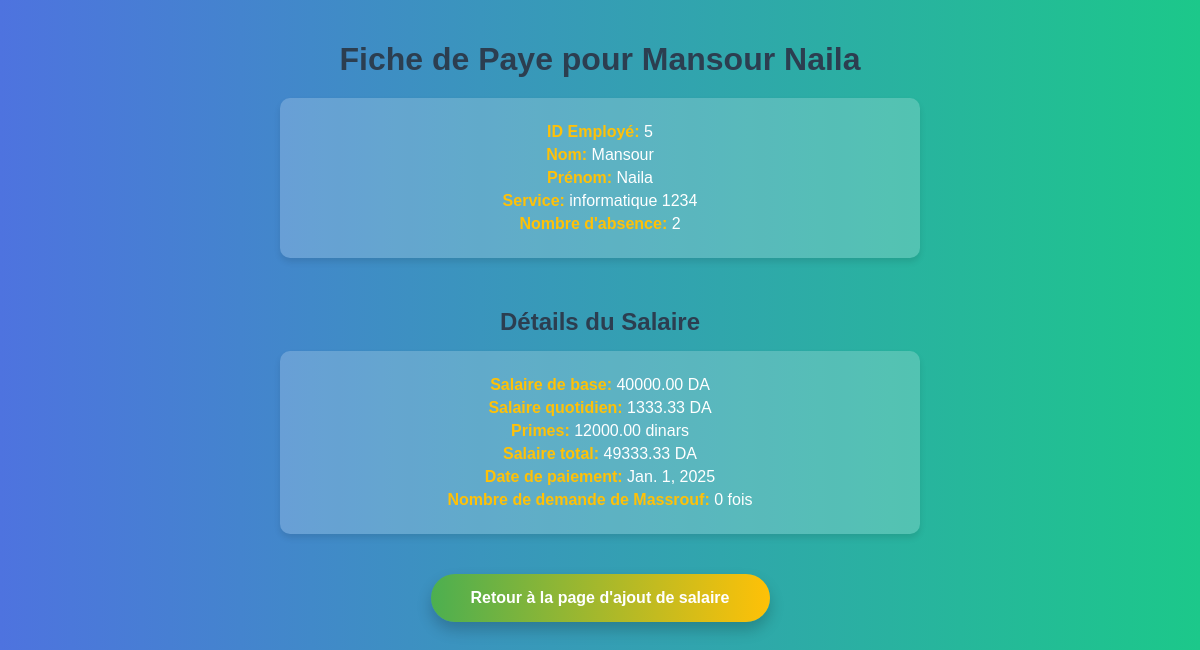
The app's page /main/5/fiche-de-paye with its own data.
### projectapp/models.py (models this page shows, shortened)
class Employe(models.Model):
    CHOICE_SEXE =[('female','female'),('male','male')]
    code = models.CharField(max_length=10, unique=True)
    nom = models.CharField(max_length=100)
    prenom = models.CharField(max_length=100)
    date_naissance = models.DateField()
    date_embauche = models.DateField()
    adresse = models.TextField()
    id_service =  models.ForeignKey(Service,on_delete=models.CASCADE)
    historique_professionnel = models.TextField(blank=True, null=True)
    competences = models.TextField(blank=True, null=True)
    formations = models.TextField(blank=True, null=True)
    solde_conge = models.PositiveIntegerField(default=0)
    droits_conge = models.PositiveIntegerField(default=0)
    nb_absence = models.PositiveIntegerField(default=0)  # Compteur d'absences
    nb_massrouf=models.PositiveIntegerField(default=0)
    sexe=models.CharField(max_length=10,choices=CHOICE_SEXE)

class Service(models.Model):
    nom_service = models.CharField(max_length=100)
    code_service = models.CharField(max_length=10)
    def __str__(self):
        return f"{self.nom_service} {self.code_service}"

class Salaire(models.Model):
    employe = models.OneToOneField(Employe, on_delete=models.CASCADE)
    salaire_base = models.DecimalField(max_digits=10, decimal_places=2)
    salaire_quot = models.DecimalField(max_digits=10, decimal_places=2)
    primes = models.DecimalField(max_digits=10, decimal_places=2, default=0)
    date_paiement = models.DateField()
    salaire_total = models.DecimalField(max_digits=10, decimal_places=2, editable=False)
    nbr_massrouf=models.PositiveIntegerField(default=0)

### projectapp/views.py (the view)
# urls.py: path('<int:pk>/fiche-de-paye', views.afficher_fiche_de_paye, name='afficher_fiche_de_paye'),
def afficher_fiche_de_paye(request, pk):
    try:
        employe = Employe.objects.get(pk=pk)
        salaire = Salaire.objects.get(employe=employe)
    except Employe.DoesNotExist:
        messages.error(request, "L'employé avec l'ID donné n'existe pas.")
        return redirect('employe_non_trouve')
    except Salaire.DoesNotExist:
        messages.error(request, "Aucune fiche de paye trouvée pour cet employé.")
        return redirect('ajouter_salaire', pk=pk)
    return render(request, 'rh/salaires/fiche_de_paye.html', {
        'employe': employe,
        'salaire': salaire
    })

### projectapp/templates/rh/salaires/fiche_de_paye.html (shortened to what this page needs)
<!DOCTYPE html>
<html lang="fr">
<head>
</head>
<body>
    <h1>Fiche de Paye pour {{ employe.nom }} {{ employe.prenom }} </h1>
    <div>
        <p><strong>ID Employé:</strong> {{ employe.id }}</p>
        <p><strong>Nom:</strong> {{ employe.nom }}</p>
        <p><strong>Prénom:</strong> {{ employe.prenom }}</p>
        <p><strong>Service:</strong> {{ employe.id_service }}</p>
        <p><strong>Nombre d'absence:</strong> {{ employe.nb_absence }}</p>
    </div>
    <h2>Détails du Salaire</h2>
    <div>
        <p><strong>Salaire de base:</strong> {{ salaire.salaire_base }} DA</p>
        <p><strong>Salaire quotidien:</strong> {{ salaire.salaire_quot }} DA</p>
        <p><strong>Primes:</strong> {{ salaire.primes }} dinars</p>
        <p><strong>Salaire total:</strong> {{ salaire.salaire_total }} DA</p>
        <p><strong>Date de paiement:</strong> {{ salaire.date_paiement }}</p>
        <p><strong> Nombre de demande de Massrouf:</strong> {{ salaire.nbr_massrouf }} fois</p>
    </div>
    <a href="{% url 'ajouter_salaire' pk=employe.id %}">Retour à la page d'ajout de salaire</a>
</body>
</html>

### projectapp/templates/rh/salaires/fiche_de_paye.html (style rules this page uses)
body { font-family: 'Arial', sans-serif; margin: 0; padding: 0; background: linear-gradient(to right, #4e73df, #1cc88a); color: #333; text-align: center; display: flex; flex-direction: column; align-items: center; padding: 20px; }
h1 { color: #2c3e50; margin-bottom: 20px; }
h2 { color: #2c3e50; margin-top: 30px; margin-bottom: 15px; }
p { font-size: 1rem; margin: 5px 0; color: #fff; }
strong { color: #ffc107; }
div { background: rgba(255, 255, 255, 0.2); padding: 20px; border-radius: 10px; box-shadow: 0 4px 6px rgba(0, 0, 0, 0.1); margin-bottom: 20px; width: 80%; max-width: 600px; }
a { display: inline-block; padding: 15px 40px; font-size: 1rem; font-weight: bold; color: #fff; text-decoration: none; border-radius: 50px; background: linear-gradient(90deg, #4CAF50, #FFC107); transition: all 0.3s ease; box-shadow: 0 8px 15px rgba(0, 0, 0, 0.2); cursor: pointer; margin-top: 20px; }

### records on screen
Employe: nom "Mansour", prenom "Naila", id "5", id_service "informatique 1234", nb_absence "2"
Salaire: salaire_base "40000.00", salaire_quot "1333.33", primes "12000.00", salaire_total "49333.33", date_paiement "Jan. 1, 2025", nbr_massrouf "0"
